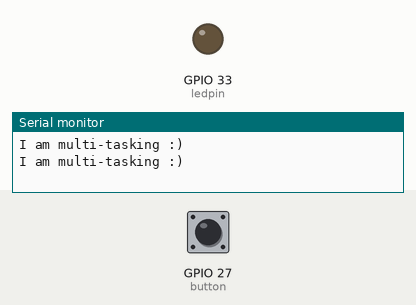
A sketch run on a simulated ESP32. Parts: output pins drawn as LEDs (lit = HIGH), the last lines printed to the serial monitor. The test bench sets the inputs (shaded band); at power-on: GPIO 27 (button) LOW.

Above: at 1.2 s.
1.3 s: GPIO 27 (button) pulled HIGH for 1 s
At 1.79 s:
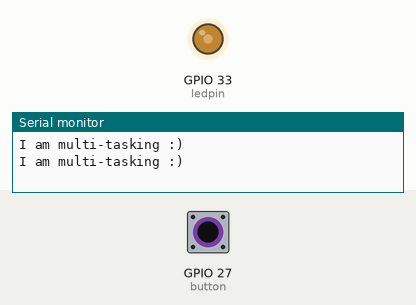
At 3.0 s:
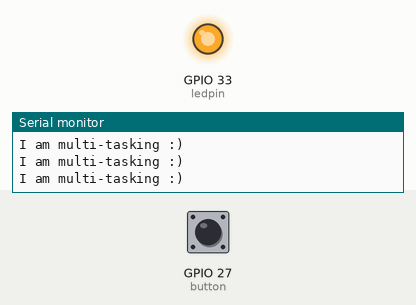
3.8 s: GPIO 27 (button) pulled HIGH for 0.15 s
At 4.5 s:
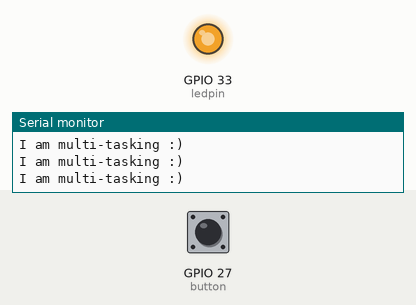
Timing chart, 0 to 6.8 s (numbered marks = the images above; inputs shaded):
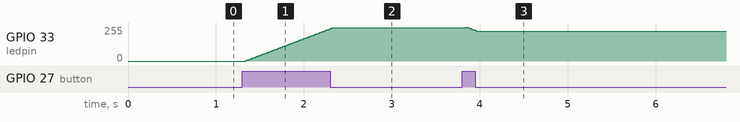

Measured:
- after the input at 1.3 s, GPIO 33 (ledpin): moves from 0/255 to 250/255 over 0.98 s, starting at once
- after the input at 3.8 s, GPIO 33 (ledpin): 250/255 → 225/255 at once

The sketch:

example3.ino
```cpp
const int ledpin = 33;
const int button = 27;
int brightness = 0;
int buttonstatus;
#define STACK_SIZE 2048


void lightLed(void* params){
  int fadeAmount = 5;
  while(true){
  analogWrite(ledpin, brightness);

  // change the brightness for next time through the loop:
  if(buttonstatus == HIGH){
    brightness = brightness + fadeAmount;
  }
  // reverse the direction of the fading at the ends of the fade:
  if (brightness <= 0 || brightness >= 255) {
    fadeAmount = -fadeAmount;
  }
  // wait for 30 milliseconds to see the dimming effect
  delay(20);
  }
}

void checkButton(void* params){
  while(true){
    buttonstatus = digitalRead(button);
    delay(5);
  }
}

void setup() {
  // initialize digital pin LED_BUILTIN as an output.
  Serial.begin(9600);
  pinMode(ledpin, OUTPUT);
  pinMode(button, INPUT_PULLDOWN);
  xTaskCreate(lightLed, "lightLed", STACK_SIZE, nullptr, 5, nullptr);
  xTaskCreate(checkButton, "checkButton", STACK_SIZE, nullptr, 5, nullptr);
}


// the loop function runs over and over again forever
void loop() {
  Serial.println("I am multi-tasking :)");
  delay(1000);
}
```
